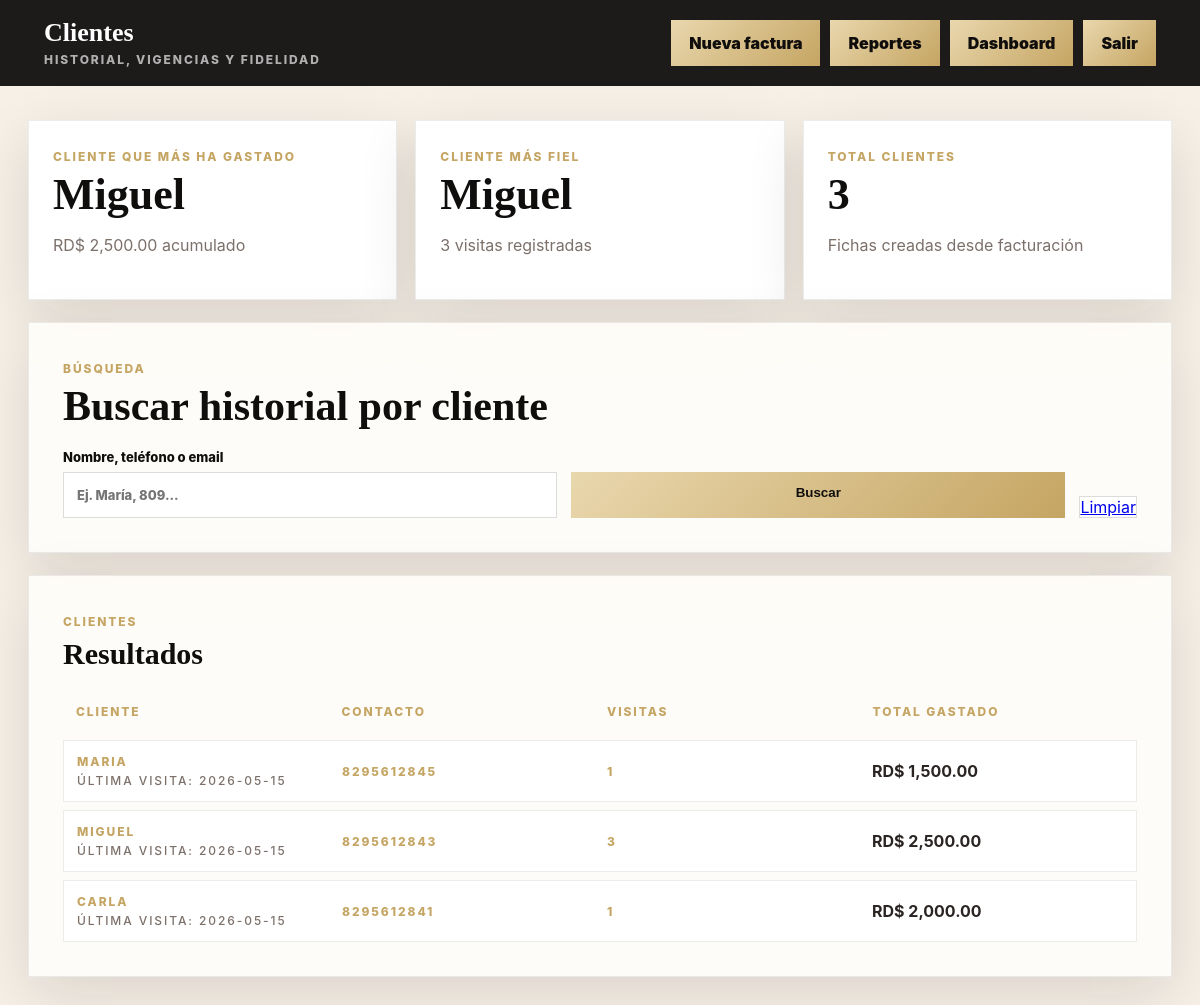
Page /admin/clients.php (signed in) on the committed database.
### tables this page shows
CREATE TABLE clients (
            id INTEGER PRIMARY KEY AUTOINCREMENT,
            name TEXT NOT NULL,
            phone TEXT DEFAULT '',
            email TEXT DEFAULT '',
            notes TEXT DEFAULT '',
            first_visit TEXT DEFAULT '',
            last_visit TEXT DEFAULT '',
            total_spent REAL NOT NULL DEFAULT 0,
            visit_count INTEGER NOT NULL DEFAULT 0,
            created_at TEXT NOT NULL,
            updated_at TEXT NOT NULL
        );

CREATE TABLE settings (
            key TEXT PRIMARY KEY,
            value TEXT NOT NULL
        );

### app/bootstrap.php (called while the page is built, shortened)
<?php
function db(): PDO
{
    static $pdo = null;
    if ($pdo instanceof PDO) {
        return $pdo;
    }
    $pdo = new PDO('sqlite:' . DB_PATH);
    $pdo->setAttribute(PDO::ATTR_ERRMODE, PDO::ERRMODE_EXCEPTION);
    $pdo->setAttribute(PDO::ATTR_DEFAULT_FETCH_MODE, PDO::FETCH_ASSOC);
    $pdo->exec('PRAGMA foreign_keys = ON');
    return $pdo;
}
function h(?string $value): string
{
    return htmlspecialchars((string) $value, ENT_QUOTES, 'UTF-8');
}
function setting(string $key, string $default = ''): string
{
    $stmt = db()->prepare("SELECT value FROM settings WHERE key = :key");
    $stmt->execute(['key' => $key]);
    $value = $stmt->fetchColumn();
    return $value === false ? $default : (string) $value;
}
function money(float $amount): string
{
    return setting('currency', 'RD$') . ' ' . number_format($amount, 2, '.', ',');
}
function client_leaders(): array
{
    $pdo = db();
    $topSpent = $pdo->query("SELECT * FROM clients ORDER BY total_spent DESC, visit_count DESC LIMIT 1")->fetch();
    $mostFaithful = $pdo->query("SELECT * FROM clients ORDER BY visit_count DESC, total_spent DESC LIMIT 1")->fetch();
    return ['top_spent' => $topSpent ?: null, 'most_faithful' => $mostFaithful ?: null];
}

### admin/clients.php (the view, shortened to what this page needs)
<?php
require __DIR__ . '/../app/bootstrap.php';
$q = trim((string) ($_GET['q'] ?? ''));
$leaders = client_leaders();
if ($q !== '') {
    $stmt = db()->prepare("
        SELECT * FROM clients
        WHERE name LIKE :q OR phone LIKE :q OR email LIKE :q
        ORDER BY total_spent DESC, visit_count DESC, name ASC
        LIMIT 80
    ");
    $stmt->execute(['q' => '%' . $q . '%']);
    $clients = $stmt->fetchAll();
} else {
    $clients = db()->query("SELECT * FROM clients ORDER BY updated_at DESC, total_spent DESC LIMIT 80")->fetchAll();
}
?>
<!DOCTYPE html>
<html lang="es">
<head>
  <link rel="stylesheet" href="../assets/css/admin.css">
</head>
<body>
  <header class="admin-topbar">
    <div><strong>Clientes</strong><span>Historial, vigencias y fidelidad</span></div>
    <nav><a href="invoice.php">Nueva factura</a><a href="reports.php">Reportes</a><a href="dashboard.php">Dashboard</a><a href="logout.php">Salir</a></nav>
  </header>
  <main class="admin-layout">
    <section class="metric-grid">
      <article class="metric-card">
        <span>Cliente que más ha gastado</span>
        <?php if ($leaders['top_spent']): ?>
          <strong><?= h($leaders['top_spent']['name']) ?></strong>
          <p><?= h(money((float) $leaders['top_spent']['total_spent'])) ?> acumulado</p>
        <?php else: ?><strong>Sin datos</strong><p>Aún no hay ventas.</p><?php endif; ?>
      </article>
      <article class="metric-card">
        <span>Cliente más fiel</span>
        <?php if ($leaders['most_faithful']): ?>
          <strong><?= h($leaders['most_faithful']['name']) ?></strong>
          <p><?= (int) $leaders['most_faithful']['visit_count'] ?> visitas registradas</p>
        <?php else: ?><strong>Sin datos</strong><p>Aún no hay visitas.</p><?php endif; ?>
      </article>
      <article class="metric-card">
        <span>Total clientes</span>
        <strong><?= (int) db()->query("SELECT COUNT(*) FROM clients")->fetchColumn() ?></strong>
        <p>Fichas creadas desde facturación</p>
      </article>
    </section>
    <section class="panel">
      <div class="panel-heading"><span>Búsqueda</span><h1>Buscar historial por cliente</h1></div>
      <form class="filters" method="get">
        <label>Nombre, teléfono o email<input name="q" value="<?= h($q) ?>" placeholder="Ej. María, 809..."></label>
        <button type="submit">Buscar</button>
        <a class="secondary-action" href="clients.php">Limpiar</a>
      </form>
    </section>
    <section class="panel">
      <div class="panel-heading"><span>Clientes</span><h2>Resultados</h2></div>
      <div class="report-table">
        <div class="report-row head"><span>Cliente</span><span>Contacto</span><span>Visitas</span><span>Total gastado</span></div>
        <?php foreach ($clients as $client): ?>
          <a class="report-row" href="client_view.php?id=<?= (int) $client['id'] ?>">
            <span><?= h($client['name']) ?><small>Última visita: <?= h($client['last_visit'] ?: 'Sin fecha') ?></small></span>
            <span><?= h($client['phone'] ?: $client['email'] ?: 'Sin contacto') ?></span>
            <span><?= (int) $client['visit_count'] ?></span>
            <strong><?= h(money((float) $client['total_spent'])) ?></strong>
          </a>
        <?php endforeach; ?>
      </div>
    </section>
  </main>
</body>
</html>

### assets/css/admin.css (style rules this page uses)
:root { --black: #100d0d; --ink: #2a2422; --muted: #7c706a; --cream: #f7f0e7; --gold: #c5a563; --danger: #9f2d2d; --white: #fffdf9; --shadow: 0 18px 55px rgba(16, 13, 13, 0.12); --serif: Georgia, "Times New Roman", serif; --sans: Inter, Arial, sans-serif; }
* { box-sizing: border-box; }
body { margin: 0; background: var(--cream); color: var(--ink); font-family: var(--sans); }
.auth-card, .panel { background: rgba(255, 253, 249, 0.94); border: 1px solid rgba(16, 13, 13, 0.08); box-shadow: var(--shadow); }
span { color: var(--gold); display: inline-block; font-size: 12px; font-weight: 800; letter-spacing: 0.16em; text-transform: uppercase; }
h1, h2 { color: var(--black); font-family: var(--serif); letter-spacing: 0; margin: 8px 0 10px; }
h1 { font-size: 42px; line-height: 1; }
h2 { font-size: 30px; line-height: 1.05; }
p { color: var(--muted); line-height: 1.6; }
form { display: grid; gap: 14px; }
label { color: var(--black); display: grid; font-size: 13px; font-weight: 800; gap: 7px; }
input, select, textarea { background: #fff; border: 1px solid rgba(16, 13, 13, 0.14); color: var(--black); font: inherit; min-height: 46px; padding: 12px 13px; width: 100%; }
button, .admin-topbar a { background: linear-gradient(135deg, #e9d7ad, var(--gold)); border: 0; color: var(--black); cursor: pointer; display: inline-flex; font-weight: 900; justify-content: center; min-height: 46px; padding: 13px 18px; text-decoration: none; }
.admin-topbar { align-items: center; background: rgba(16, 13, 13, 0.94); color: #fff; display: flex; justify-content: space-between; padding: 18px clamp(18px, 4vw, 44px); position: sticky; top: 0; z-index: 10; }
.admin-topbar strong { display: block; font-family: var(--serif); font-size: 26px; }
.admin-topbar span { color: rgba(255, 255, 255, 0.66); }
.admin-topbar nav { display: flex; gap: 10px; flex-wrap: wrap; }
.admin-layout { display: grid; gap: 22px; margin: 0 auto; max-width: 1180px; padding: 34px 18px 70px; }
.panel { padding: clamp(20px, 4vw, 34px); }
.metric-grid, .analytics-grid, .invoice-bottom { display: grid; gap: 18px; }
.metric-grid { grid-template-columns: repeat(3, 1fr); }
.metric-card { background: #fff; border: 1px solid rgba(16, 13, 13, 0.08); box-shadow: var(--shadow); padding: 24px; }
.metric-card strong { color: var(--black); display: block; font-family: var(--serif); font-size: clamp(30px, 4vw, 44px); line-height: 1; margin-top: 8px; }
.metric-card a, .invoice-mini, .report-row { color: inherit; text-decoration: none; }
.report-row small { color: var(--muted); display: block; font-size: 12px; font-weight: 500; margin-top: 4px; }
.panel-heading { margin-bottom: 22px; }
.ghost, .secondary-action { background: #fff; border: 1px solid rgba(16, 13, 13, 0.14); box-shadow: none; }
.filters { align-items: end; grid-template-columns: 1fr 1fr auto; }
.report-table { display: grid; gap: 8px; }
.report-row { align-items: center; background: #fff; border: 1px solid rgba(16, 13, 13, 0.08); display: grid; gap: 14px; grid-template-columns: 1fr 1fr 1fr 1fr; padding: 13px; }
.report-row.head { background: transparent; border: 0; color: var(--muted); font-size: 12px; font-weight: 900; letter-spacing: 0.08em; text-transform: uppercase; }

### rows in the picture
clients: name "Miguel", total_spent.value "RD$ 2,500.00", visit_count "3", name "MIGUEL", last_visit "2026-05-15", phone "8295612843"
clients: name "MARIA", last_visit "2026-05-15", phone "8295612845", visit_count "1", total_spent.value "RD$ 1,500.00"
clients: name "CARLA", last_visit "2026-05-15", phone "8295612841", visit_count "1", total_spent.value "RD$ 2,000.00"

### other values in the picture
db()->query("SELECT COUNT(*) FROM clients")->fetchColumn() "3"
